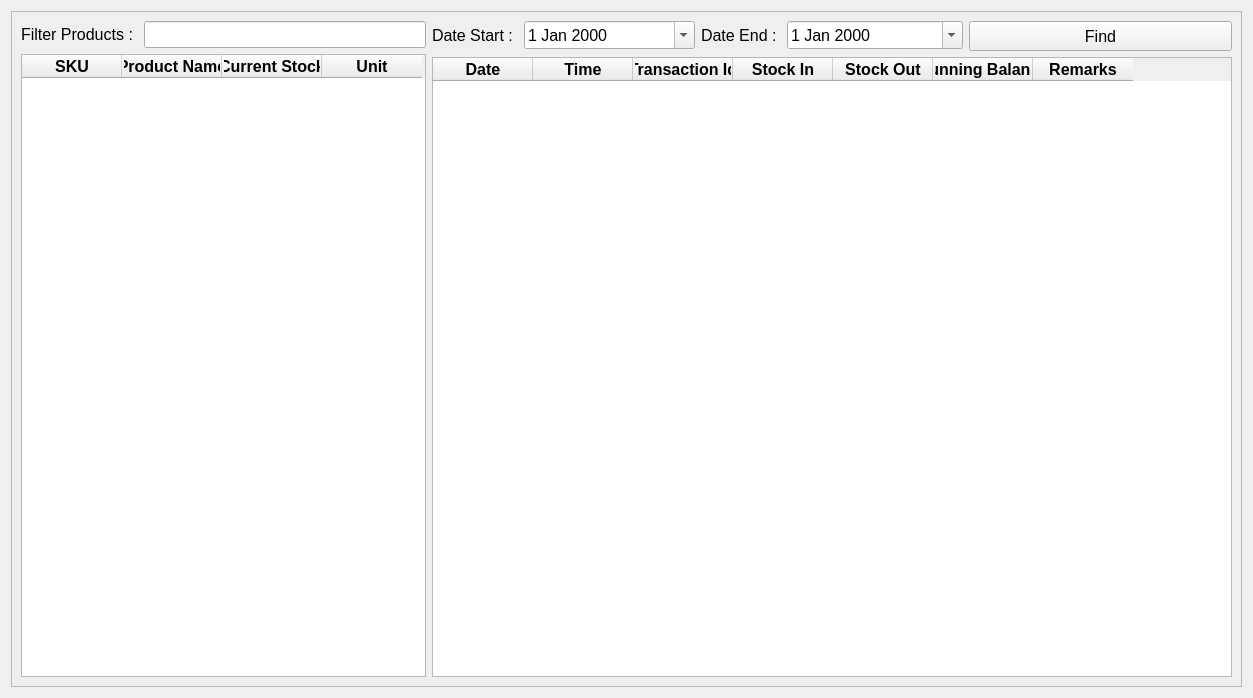
<?xml version="1.0" encoding="UTF-8"?>
<ui version="4.0">
 <class>Form</class>
 <widget class="QWidget" name="Form">
  <property name="geometry">
   <rect>
    <x>0</x>
    <y>0</y>
    <width>1253</width>
    <height>698</height>
   </rect>
  </property>
  <property name="windowTitle">
   <string>Stock Card List</string>
  </property>
  <layout class="QGridLayout" name="gridLayout_2">
   <item row="0" column="0">
    <widget class="QFrame" name="frame">
     <property name="frameShape">
      <enum>QFrame::StyledPanel</enum>
     </property>
     <property name="frameShadow">
      <enum>QFrame::Raised</enum>
     </property>
     <layout class="QGridLayout" name="gridLayout">
      <item row="0" column="0">
       <layout class="QHBoxLayout" name="horizontalLayout_2">
        <item>
         <layout class="QVBoxLayout" name="verticalLayout_2">
          <item>
           <layout class="QVBoxLayout" name="verticalLayout">
            <item>
             <layout class="QFormLayout" name="formLayout_3">
              <item row="0" column="0">
               <widget class="QLabel" name="filter_products_stock_card_label">
                <property name="font">
                 <font>
                  <pointsize>12</pointsize>
                 </font>
                </property>
                <property name="text">
                 <string>Filter Products : </string>
                </property>
               </widget>
              </item>
              <item row="0" column="1">
               <widget class="QLineEdit" name="filter_products_stock_card_input">
                <property name="font">
                 <font>
                  <pointsize>12</pointsize>
                 </font>
                </property>
               </widget>
              </item>
             </layout>
            </item>
           </layout>
          </item>
          <item>
           <widget class="QTableWidget" name="products_table">
            <column>
             <property name="text">
              <string>SKU</string>
             </property>
             <property name="font">
              <font>
               <pointsize>12</pointsize>
               <weight>75</weight>
               <bold>true</bold>
              </font>
             </property>
             <property name="textAlignment">
              <set>AlignCenter</set>
             </property>
            </column>
            <column>
             <property name="text">
              <string>Product Name</string>
             </property>
             <property name="font">
              <font>
               <pointsize>12</pointsize>
               <weight>75</weight>
               <bold>true</bold>
              </font>
             </property>
             <property name="textAlignment">
              <set>AlignCenter</set>
             </property>
            </column>
            <column>
             <property name="text">
              <string>Current Stock</string>
             </property>
             <property name="font">
              <font>
               <pointsize>12</pointsize>
               <weight>75</weight>
               <bold>true</bold>
              </font>
             </property>
             <property name="textAlignment">
              <set>AlignCenter</set>
             </property>
            </column>
            <column>
             <property name="text">
              <string>Unit</string>
             </property>
             <property name="font">
              <font>
               <pointsize>12</pointsize>
               <weight>75</weight>
               <bold>true</bold>
              </font>
             </property>
             <property name="textAlignment">
              <set>AlignCenter</set>
             </property>
            </column>
           </widget>
          </item>
         </layout>
        </item>
        <item>
         <layout class="QVBoxLayout" name="verticalLayout_3">
          <item>
           <layout class="QHBoxLayout" name="horizontalLayout">
            <item>
             <layout class="QFormLayout" name="formLayout">
              <item row="0" column="0">
               <widget class="QLabel" name="start_date_stock_card_label">
                <property name="font">
                 <font>
                  <pointsize>12</pointsize>
                 </font>
                </property>
                <property name="text">
                 <string>Date Start : </string>
                </property>
               </widget>
              </item>
              <item row="0" column="1">
               <widget class="QDateEdit" name="start_date_stock_card_input">
                <property name="font">
                 <font>
                  <pointsize>12</pointsize>
                 </font>
                </property>
                <property name="calendarPopup">
                 <bool>true</bool>
                </property>
               </widget>
              </item>
             </layout>
            </item>
            <item>
             <layout class="QFormLayout" name="formLayout_2">
              <item row="0" column="0">
               <widget class="QLabel" name="end_date_stock_card_label">
                <property name="font">
                 <font>
                  <pointsize>12</pointsize>
                 </font>
                </property>
                <property name="text">
                 <string>Date End : </string>
                </property>
               </widget>
              </item>
              <item row="0" column="1">
               <widget class="QDateEdit" name="end_date_stock_card_input">
                <property name="font">
                 <font>
                  <pointsize>12</pointsize>
                 </font>
                </property>
                <property name="calendarPopup">
                 <bool>true</bool>
                </property>
               </widget>
              </item>
             </layout>
            </item>
            <item>
             <widget class="QPushButton" name="find_stock_card_button">
              <property name="minimumSize">
               <size>
                <width>0</width>
                <height>30</height>
               </size>
              </property>
              <property name="font">
               <font>
                <pointsize>12</pointsize>
               </font>
              </property>
              <property name="text">
               <string>Find</string>
              </property>
             </widget>
            </item>
           </layout>
          </item>
          <item>
           <widget class="QTableWidget" name="stock_card_table">
            <property name="minimumSize">
             <size>
              <width>800</width>
              <height>0</height>
             </size>
            </property>
            <column>
             <property name="text">
              <string>Date</string>
             </property>
             <property name="font">
              <font>
               <pointsize>12</pointsize>
               <weight>75</weight>
               <bold>true</bold>
              </font>
             </property>
             <property name="textAlignment">
              <set>AlignCenter</set>
             </property>
            </column>
            <column>
             <property name="text">
              <string>Time</string>
             </property>
             <property name="font">
              <font>
               <pointsize>12</pointsize>
               <weight>75</weight>
               <bold>true</bold>
              </font>
             </property>
             <property name="textAlignment">
              <set>AlignCenter</set>
             </property>
            </column>
            <column>
             <property name="text">
              <string>Transaction Id</string>
             </property>
             <property name="font">
              <font>
               <pointsize>12</pointsize>
               <weight>75</weight>
               <bold>true</bold>
              </font>
             </property>
             <property name="textAlignment">
              <set>AlignCenter</set>
             </property>
            </column>
            <column>
             <property name="text">
              <string>Stock In</string>
             </property>
             <property name="font">
              <font>
               <pointsize>12</pointsize>
               <weight>75</weight>
               <bold>true</bold>
              </font>
             </property>
             <property name="textAlignment">
              <set>AlignCenter</set>
             </property>
            </column>
            <column>
             <property name="text">
              <string>Stock Out</string>
             </property>
             <property name="font">
              <font>
               <pointsize>12</pointsize>
               <weight>75</weight>
               <bold>true</bold>
              </font>
             </property>
             <property name="textAlignment">
              <set>AlignCenter</set>
             </property>
            </column>
            <column>
             <property name="text">
              <string>Running Balance</string>
             </property>
             <property name="font">
              <font>
               <pointsize>12</pointsize>
               <weight>75</weight>
               <bold>true</bold>
              </font>
             </property>
             <property name="textAlignment">
              <set>AlignCenter</set>
             </property>
            </column>
            <column>
             <property name="text">
              <string>Remarks</string>
             </property>
             <property name="font">
              <font>
               <pointsize>12</pointsize>
               <weight>75</weight>
               <bold>true</bold>
              </font>
             </property>
             <property name="textAlignment">
              <set>AlignCenter</set>
             </property>
            </column>
           </widget>
          </item>
         </layout>
        </item>
       </layout>
      </item>
     </layout>
    </widget>
   </item>
  </layout>
 </widget>
 <resources/>
 <connections/>
</ui>
